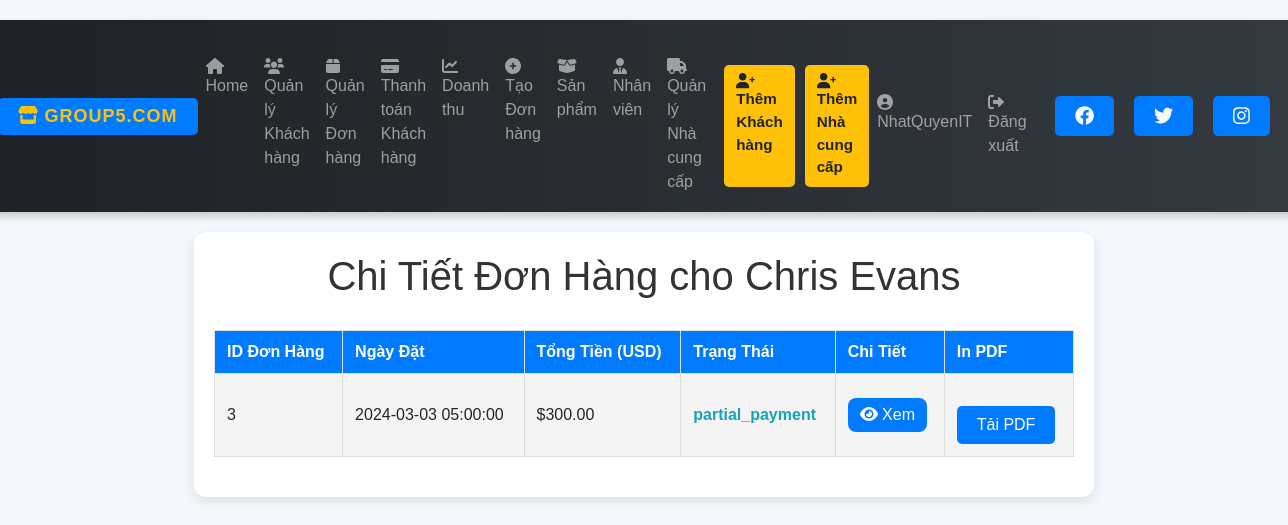
The app's page /customer_orders.php?customer_id=3 (signed in) with its own data.
### tables this page shows
CREATE TABLE `customer` (
  `CusId` int(11) NOT NULL,
  `Fname` varchar(100) DEFAULT NULL,
  `Lname` varchar(100) DEFAULT NULL,
  `Phone` varchar(15) DEFAULT NULL,
  `Address` varchar(200) DEFAULT NULL,
  `Dept` decimal(10,2) DEFAULT NULL,
  `ECode` int(11) DEFAULT NULL
);

CREATE TABLE `orders` (
  `OCode` int(11) NOT NULL,
  `TotalPrice` decimal(10,2) DEFAULT NULL,
  `OrderTime` timestamp NOT NULL DEFAULT current_timestamp(),
  `Status` varchar(50) DEFAULT NULL,
  `HandleTime` timestamp NULL DEFAULT NULL,
  `ECode` int(11) DEFAULT NULL,
  `CusId` int(11) DEFAULT NULL,
  `Cancellation_Reason` varchar(255) DEFAULT NULL
);

### customer_orders.php (the view, shortened to what this page needs)
<?php
include "nav.php";
require 'connect.php';
$customer_id = $_GET['customer_id'];
$customer_stmt = $conn->prepare("SELECT Fname, Lname FROM customer WHERE CusId = ?");
$customer_stmt->execute([$customer_id]);
$customer = $customer_stmt->fetch(PDO::FETCH_ASSOC);
$order_stmt = $conn->prepare("
    SELECT OCode AS order_id, OrderTime AS order_date, TotalPrice AS total_amount, Status AS status, HandleTime
    FROM orders
    WHERE CusId = ?
");
$order_stmt->execute([$customer_id]);
$orders = $order_stmt->fetchAll(PDO::FETCH_ASSOC);
?>
<!DOCTYPE html>
<html lang="vi">
<head>
    <link rel="stylesheet" href="styles.css">
    <link rel="stylesheet" href="customer_orders.css">
</head>
<body>
<div class="container">
    <h1>Chi Tiết Đơn Hàng cho <?= htmlspecialchars($customer['Fname'] . " " . $customer['Lname']); ?></h1>
    <table>
        <tr>
            <th>ID Đơn Hàng</th>
            <th>Ngày Đặt</th>
            <th>Tổng Tiền (USD)</th>
            <th>Trạng Thái</th>
            <th>Chi Tiết</th>
            <th>In PDF</th>
        </tr>
        <?php if (!empty($orders)): ?>
            <?php foreach ($orders as $order): ?>
                <tr>
                    <td><?= htmlspecialchars($order['order_id']); ?></td>
                    <td><?= htmlspecialchars($order['order_date']); ?></td>
                    <td>$<?= htmlspecialchars(number_format($order['total_amount'], 2)); ?></td>
                    <td class="status-<?= htmlspecialchars(strtolower($order['status'])); ?>">
                        <?= htmlspecialchars($order['status']); ?>
                    </td>
                    <td>
                        <button class="toggle-btn" onclick="toggleDetails(<?= $order['order_id']; ?>)">
                           <i class="fas fa-eye"></i> Xem
                        </button>
                    </td>
                    <td>
                        <a href="generate_order_pdf.php?order_id=<?= $order['order_id']; ?>" target="_blank">
                            Tải PDF
                        </a>
                    </td>
                </tr>
            <?php endforeach; ?>
        <?php else: ?>
            <tr>
                <td colspan="6" class="no-data">Không có đơn hàng nào cho khách hàng này.</td>
            </tr>
        <?php endif; ?>
    </table>
</div>
</body>
</html>

### styles.css (style rules this page uses)
body { font-family: Arial, sans-serif; background-color: #f4f4f4; margin: 0; padding: 0; }
h1, h2 { color: #333; }
.container { width: 80%; margin: 0 auto; background-color: #fff; padding: 20px; box-shadow: 0 0 10px rgba(0, 0, 0, 0.1); margin-top: 20px; }
table { width: 100%; border-collapse: collapse; margin-top: 20px; }
table, th, td { border: 1px solid #ddd; }
th, td { padding: 10px; text-align: left; }
th { background-color: #f2f2f2; }
a { display: inline-block; margin-top: 20px; padding: 10px 20px; background-color: #007bff; color: #fff; text-decoration: none; border-radius: 5px; }

### customer_orders.css (style rules this page uses)
body { font-family: Arial, sans-serif; background: #f4f7fb; display: flex; flex-direction: column; align-items: center; padding: 20px; }
.container { max-width: 900px; width: 100%; padding: 20px; border-radius: 12px; box-shadow: 0px 4px 12px rgba(0, 0, 0, 0.1); background: #fff; }
h1 { color: #333; text-align: center; margin-bottom: 30px; }
table { width: 100%; border-collapse: collapse; margin-bottom: 20px; background: #f9f9f9; }
th, td { padding: 12px; text-align: left; border-bottom: 1px solid #ddd; }
th { background-color: #007bff; color: white; }
tr:nth-child(even) { background-color: #f4f4f4; }
.toggle-btn { background: #007bff; color: #fff; border: none; padding: 8px 12px; border-radius: 8px; cursor: pointer; transition: background-color 0.3s ease; }
.status-partial_payment { color: #17a2b8; font-weight: bold; }

### records on screen
customer: Fname+Lname "Chris Evans"
orders: OCode "3", OrderTime "2024-03-03 05:00:00", TotalPrice "300.00", Status "partial_payment"

### other values on screen
$_SESSION['username'] "NhatQuyenIT"
